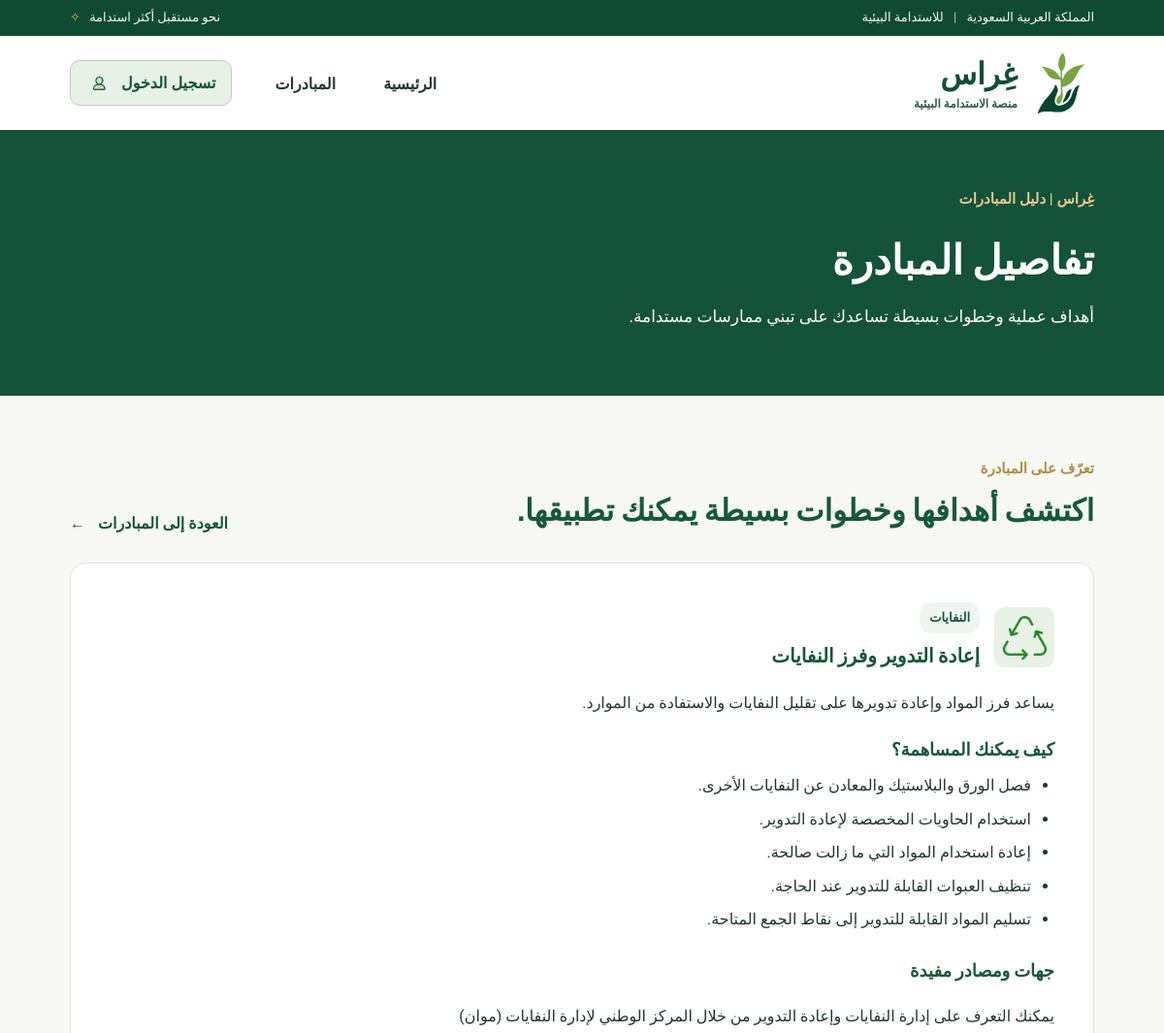
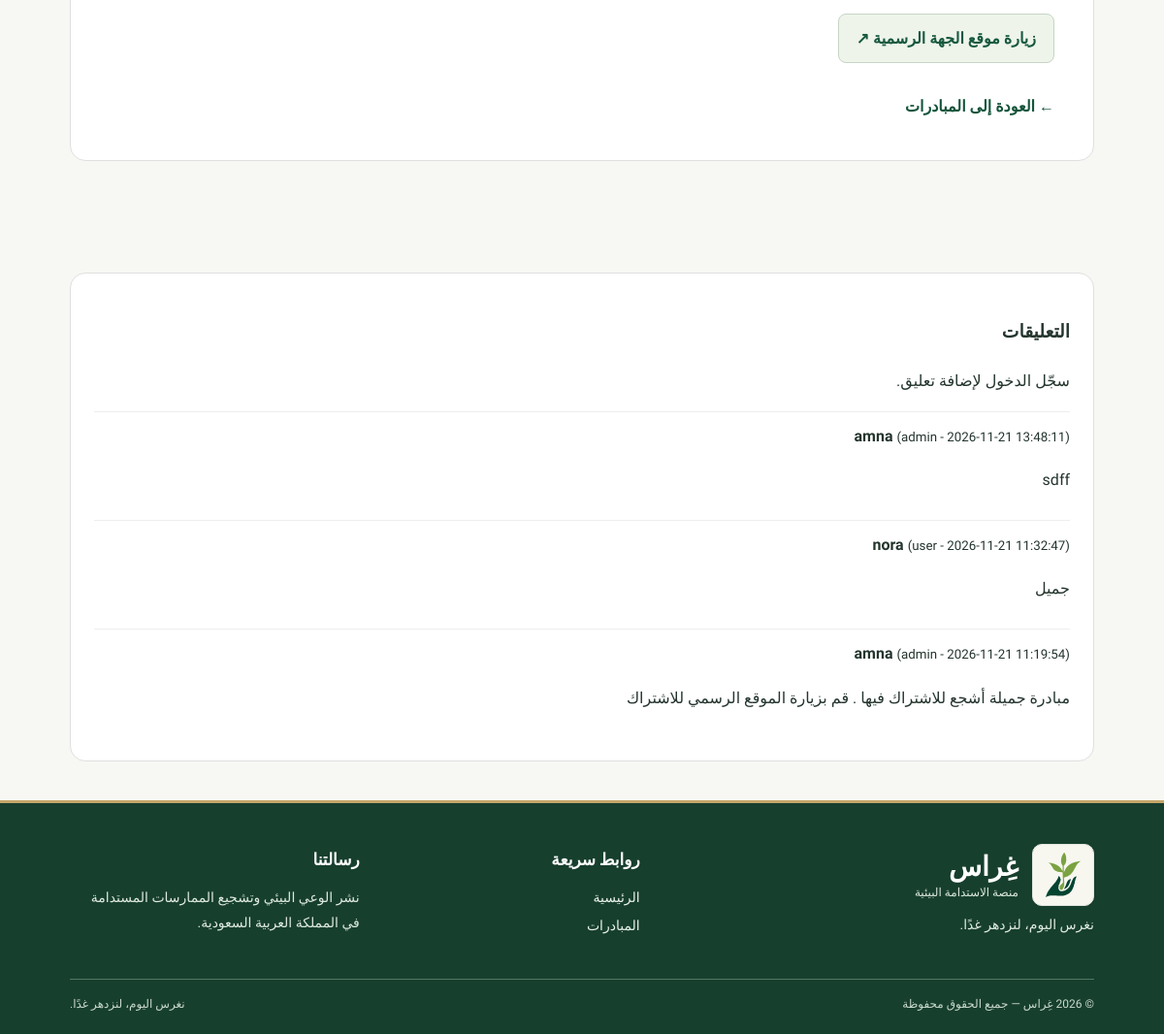
Page /details.php?id=6 on the committed database (2 pictures, top to bottom).
### tables this page shows
CREATE TABLE `initiatives` (
  `id` int(11) NOT NULL,
  `category` varchar(255) NOT NULL,
  `title` varchar(255) NOT NULL,
  `description` text NOT NULL,
  `how_to_contribute` text NOT NULL,
  `source_text` text NOT NULL,
  `source_link` varchar(255) NOT NULL
);

CREATE TABLE `comments` (
  `id` int(11) NOT NULL,
  `initiative_id` int(10) UNSIGNED DEFAULT NULL,
  `username` varchar(50) NOT NULL,
  `role` varchar(20) NOT NULL DEFAULT 'user',
  `comment_text` text NOT NULL,
  `created_at` timestamp NULL DEFAULT current_timestamp()
);

### details.php (the view, shortened to what this page needs)
<?php
require_once 'db.php';
$id = isset($_GET['id']) ? intval($_GET['id']) : 0;
$initiative = null;
if ($id > 0) {
    $stmt = $pdo->prepare("SELECT * FROM initiatives WHERE id = ?");
    $stmt->execute([$id]);
    $initiative = $stmt->fetch(PDO::FETCH_ASSOC);
}
function getInitiativeIcon($category) {
    switch (trim($category)) {
        case 'النفايات': return 'images/recycle.png';
    }
}
?>
<!DOCTYPE html>
<html lang="ar" dir="rtl">
<head>
  <link rel="stylesheet" href="style.css">
</head>
<body>
<header class="site-header">
  <div class="top-strip">
    <div class="container strip-inner">
      <span>المملكة العربية السعودية <span class="tiny-separator">|</span> للاستدامة البيئية</span>
      <span>نحو مستقبل أكثر استدامة <span class="sprout">✧</span></span>
    </div>
  </div>
  <nav class="main-nav container" aria-label="التنقل الرئيسي">
    <a class="brand" href="index.php" aria-label="غراس - الرئيسية">
      <img src="images/ghiras-logo.svg" alt="" width="66" height="66">
      <span class="brand-label"><strong>غِراس</strong><small>منصة الاستدامة البيئية</small></span>
    </a>
    <ul class="nav-menu">
        <li><a href="index.php">الرئيسية</a></li>
        <li><a href="initiatives.php">المبادرات</a></li>
    </ul>
   <?php if (!empty($_SESSION['username']) || !empty($_SESSION['user_id'])): ?>
    <?php if (($_SESSION['role'] ?? '') === 'admin'): ?>
        <a class="admin-link" href="admin.php">
            لوحة الإدارة
        </a>
    <?php elseif (($_SESSION['role'] ?? '') === 'user'): ?>
        <a class="admin-link" href="dashboard.php">
            حسابي
        </a>
    <?php endif; ?>
    <a class="admin-link" href="logout.php">
        تسجيل الخروج
        <img class="admin-user-icon"
             src="images/admin-user.png"
             alt=""
             width="26"
             height="26">
    </a>
<?php else: ?>
    <a class="admin-link" href="login.php">
        تسجيل الدخول
        <img class="admin-user-icon"
             src="images/admin-user.png"
             alt=""
             width="26"
             height="26">
    </a>
<?php endif; ?>
  </nav>
</header>
<main id="main-content">
<section class="page-hero">
    <div class="container">
        <span class="eyebrow eyebrow-light">غِراس | دليل المبادرات</span>
        <h1>تفاصيل المبادرة</h1>
        <p>أهداف عملية وخطوات بسيطة تساعدك على تبني ممارسات مستدامة.</p>
    </div>
</section>
<section class="initiatives-section container">
    <div class="list-header">
        <div>
            <span class="eyebrow">تعرّف على المبادرة</span>
            <h2>اكتشف أهدافها وخطوات بسيطة يمكنك تطبيقها.</h2>
        </div>
        <a href="initiatives.php" class="text-link">العودة إلى المبادرات <span aria-hidden="true">←</span></a>
    </div>
   <?php if ($initiative): ?>
        <article class="detail-panel" style="display: block !important; background: #fff; padding: 40px; border-radius: 16px; border: 1px solid #e0e0e0; margin-bottom: 40px;">
            <div class="detail-title-row">
                <div class="initiative-icon">
                    <img src="<?= htmlspecialchars(getInitiativeIcon($initiative['category'] ?? ''), ENT_QUOTES, 'UTF-8') ?>" alt="<?= htmlspecialchars($initiative['title'] ?? '', ENT_QUOTES, 'UTF-8') ?>">
                </div>
                <div>
                    <span class="category-tag" style="background: #eef5f1; color: #16553c; padding: 4px 10px; border-radius: 12px; font-weight: 600; font-size: 13px;"><?= htmlspecialchars($initiative['category'] ?? '', ENT_QUOTES, 'UTF-8') ?></span>
                    <h2><?= htmlspecialchars($initiative['title'] ?? '', ENT_QUOTES, 'UTF-8') ?></h2>
                </div>
            </div>
            <p class="detail-summary"><?= htmlspecialchars($initiative['description'] ?? '', ENT_QUOTES, 'UTF-8') ?></p>
            <h3>كيف يمكنك المساهمة؟</h3>
            <ul class="steps">
                <?php
                $rawSteps = (string)($initiative['how_to_contribute'] ?? '');
                $steps = explode("\n", $rawSteps);
                foreach ($steps as $step):
                    $trimmedStep = trim($step);
                    if ($trimmedStep !== ''): ?>
                        <li><?= htmlspecialchars($trimmedStep, ENT_QUOTES, 'UTF-8') ?></li>
                    <?php endif;
                endforeach; ?>
            </ul>
            <h3>جهات ومصادر مفيدة</h3>
            <p><?= htmlspecialchars($initiative['source_text'] ?? '', ENT_QUOTES, 'UTF-8') ?></p>
            <?php
            $rawLink = trim((string)($initiative['source_link'] ?? ''));
            $isValidUrl = filter_var($rawLink, FILTER_VALIDATE_URL) !== false;
            $scheme = $isValidUrl ? strtolower((string)parse_url($rawLink, PHP_URL_SCHEME)) : '';
            $safeLink = ($isValidUrl && in_array($scheme, ['http', 'https'], true)) ? $rawLink : '#';
            ?>
            <div class="source-action">
                <a href="<?= htmlspecialchars($safeLink, ENT_QUOTES, 'UTF-8') ?>" target="_blank" rel="noopener noreferrer" class="source-link">زيارة موقع الجهة الرسمية ↗</a>
            </div>
            <div style="margin-top: 30px;">
                <a href="initiatives.php" class="text-link">← العودة إلى المبادرات</a>
            </div>
        </article>
    <?php endif; ?>
</section>
<?php if ($initiative): ?>
    <?php
    $user = $_SESSION['username'] ?? $_SESSION['user'] ?? $_SESSION['email'] ?? '';
    $initiativeId = (int)$initiative['id'];
    $stmt = $pdo->prepare(
        'SELECT username, role, comment_text, created_at FROM comments WHERE initiative_id = ? ORDER BY id DESC'
    );
    $stmt->execute([$initiativeId]);
    $comments = $stmt->fetchAll(PDO::FETCH_ASSOC);
    ?>
    <section class="comments-section container" style="background: #fff; padding: 24px; border-radius: 16px; border: 1px solid #e0e0e0; margin-bottom: 40px;">
        <h3>التعليقات</h3>
        <?php if ($user !== ''): ?>
            <form method="POST" action="details.php?id=<?= $initiativeId ?>" style="margin-bottom: 20px;">
                <textarea name="comment_text" rows="3" required placeholder="اكتب تعليقك..." style="width: 100%; padding: 8px; margin-bottom: 8px;"></textarea>
                <button type="submit">إرسال</button>
            </form>
        <?php else: ?>
            <p>سجّل الدخول لإضافة تعليق.</p>
        <?php endif; ?>
        <?php if (!empty($comments)): ?>
            <?php foreach ($comments as $c): ?>
                <div style="border-top: 1px solid #eee; padding: 10px 0;">
                    <strong><?= htmlspecialchars($c['username'] ?? '', ENT_QUOTES, 'UTF-8') ?></strong>
                    <small>(<?= htmlspecialchars($c['role'] ?? '', ENT_QUOTES, 'UTF-8') ?> - <?= htmlspecialchars($c['created_at'] ?? '', ENT_QUOTES, 'UTF-8') ?>)</small>
                    <p><?= nl2br(htmlspecialchars($c['comment_text'] ?? '', ENT_QUOTES, 'UTF-8')) ?></p>
                </div>
            <?php endforeach; ?>
        <?php else: ?>
            <p style="color: #777;">لا توجد تعليقات بعد.</p>
        <?php endif; ?>
    </section>
<?php endif; ?>
</main>
<footer class="site-footer">
  <div class="container footer-grid">
    <div>
        <div class="footer-brand">
            <img src="images/ghiras-logo.svg" alt="" width="54" height="54">
            <div><strong>غِراس</strong><small>منصة الاستدامة البيئية</small></div>
        </div>
        <p>نغرس اليوم، لنزدهر غدًا.</p>
    </div>
    <div>
        <h2>روابط سريعة</h2>
        <a href="index.php">الرئيسية</a>
        <a href="initiatives.php">المبادرات</a>
    </div>
    <div>
        <h2>رسالتنا</h2>
        <p>نشر الوعي البيئي وتشجيع الممارسات المستدامة في المملكة العربية السعودية.</p>
    </div>
  </div>
  <div class="container footer-bottom">
    <span>© 2026 غِراس — جميع الحقوق محفوظة</span>
    <span>نغرس اليوم، لنزدهر غدًا.</span>
  </div>
</footer>
</body>
</html>
</body>
</html>

### rows in the picture
initiatives: category "النفايات", title "إعادة التدوير وفرز النفايات", description "يساعد فرز المواد وإعادة تدويرها على تقليل النفايات والاستفادة من الموارد.", how_to_contribute "فصل الورق والبلاستيك والمعادن عن النفايات الأخرى.", how_to_contribute "استخدام الحاويات المخصصة لإعادة التدوير.", how_to_contribute "إعادة استخدام المواد التي ما زالت صالحة.", how_to_contribute "تنظيف العبوات القابلة للتدوير عند الحاجة.", how_to_contribute "تسليم المواد القابلة للتدوير إلى نقاط الجمع المتاحة.", source_text "يمكنك التعرف على إدارة النفايات وإعادة التدوير من خلال المركز الوطني لإدارة النفايات (موان)"
comments: username "amna", role "admin", created_at "2026-11-21 13:48:11", comment_text "sdff"
comments: username "nora", role "user", created_at "2026-11-21 11:32:47", comment_text "جميل"
comments: username "amna", role "admin", created_at "2026-11-21 11:19:54", comment_text "مبادرة جميلة أشجع للاشتراك فيها . قم بزيارة الموقع الرسمي للاشتراك"
